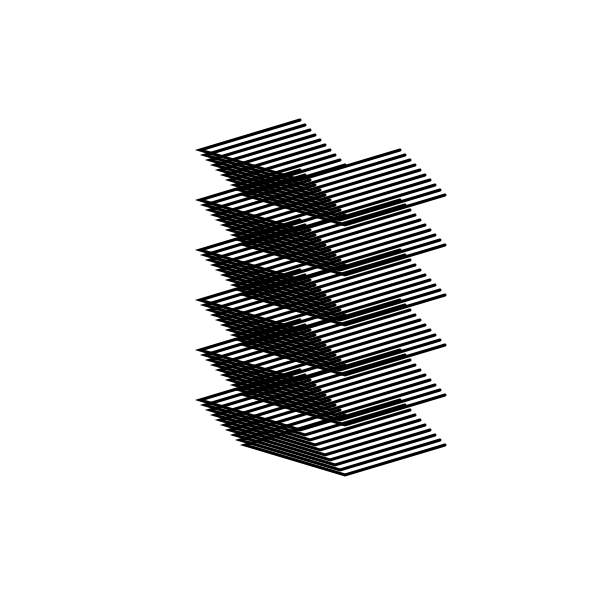
Frame 1 (no input)
Frame 60 (no input): identical to frame 1, image omitted
Frame 120 (the mouse pressed at the canvas centre since frame 60): identical to frame 1, image omitted

The p5.js sketch that drew this single still picture (run headless with seeded random() and noise() and a simulated clock; from frame 60 on, the mouse is pressed at the canvas centre):

// p5.js sketch
// ── sketch.js
let a = 30;
let b = 100;
const planeStep = 5;

function setup() {
  createCanvas(600, 600);
  noFill();
  stroke(0);
  strokeWeight(3);
}

function draw() {
  background(255);

  for(let i=0; i < 300; i+=planeStep){
    planeDraw(width/2+i%50, height/4+i);
  }

}

function planeDraw(x, y){
  push();
  translate(x, y);
  beginShape();
  vertex(b, 0);
  vertex(0, a);
  vertex(-b, 0);
  vertex(0, -a);
  endShape();
  pop();
}
